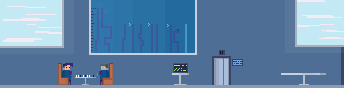

This is a level from a 2D game, rendered from its Tiled map with the project's own tilesets. A one-line summary and the map file follow, with tile-layer data summarised:
An orthogonal 43x11 tile map with 8x8 px tiles, 2 tile layers (graphics, graphics_2), 2 tilesets, 1 image layer and 5 objects.

<map version="1.2" tiledversion="1.2.4" orientation="orthogonal" renderorder="left-up" width="43" height="11" tilewidth="8" tileheight="8" infinite="0" nextlayerid="11" nextobjectid="6">
 <tileset firstgid="1" name="eyeDisplay" tilewidth="8" tileheight="8" tilecount="8" columns="2">
  <image source="eyeDisplay.png" trans="003039" width="16" height="32" />
  <tile id="2">
   <animation>
    <frame tileid="7" duration="200" />
    <frame tileid="5" duration="200" />
    <frame tileid="3" duration="500" />
    <frame tileid="1" duration="200" />
    <frame tileid="0" duration="200" />
   </animation>
  </tile>
 </tileset>
 <tileset firstgid="9" name="bash_ts" tilewidth="15" tileheight="10" spacing="1" tilecount="2" columns="2">
  <image source="bash_ts.png" trans="003039" width="32" height="10" />
  <tile id="0">
   <animation>
    <frame tileid="0" duration="200" />
    <frame tileid="1" duration="200" />
   </animation>
  </tile>
 </tileset>
 <imagelayer id="2" name="background">
  <image source="menuLevelMap2.png" width="344" height="88" />
 </imagelayer>
 <objectgroup id="3" name="floor">
  <object id="2" x="0.125" y="85.0455" width="343.375" height="2.95455" />
  <object id="3" x="0.25" y="48.25" width="2.5" height="36.5" />
  <object id="4" x="339.5" y="44" width="4.75" height="40.75" />
 </objectgroup>
 <objectgroup id="4" name="lift">
  <object id="1" x="214" y="58.3333" width="15" height="25.6667" />
 </objectgroup>
 <objectgroup id="5" name="level_select">
  <object id="5" x="172.5" y="63.5" width="17" height="21" />
 </objectgroup>
 <objectgroup id="6" name="guy" />
 <layer id="8" name="graphics" width="43" height="11" offsetx="49.0066" offsety="1.98419">
  <data>[473 cells, 1 non-empty, 1 distinct tile ids]</data>
 </layer>
 <layer id="10" name="graphics_2" width="43" height="11" offsetx="-3.27273" offsety="1.09091">
  <data>[473 cells, 1 non-empty, 1 distinct tile ids]</data>
 </layer>
</map>